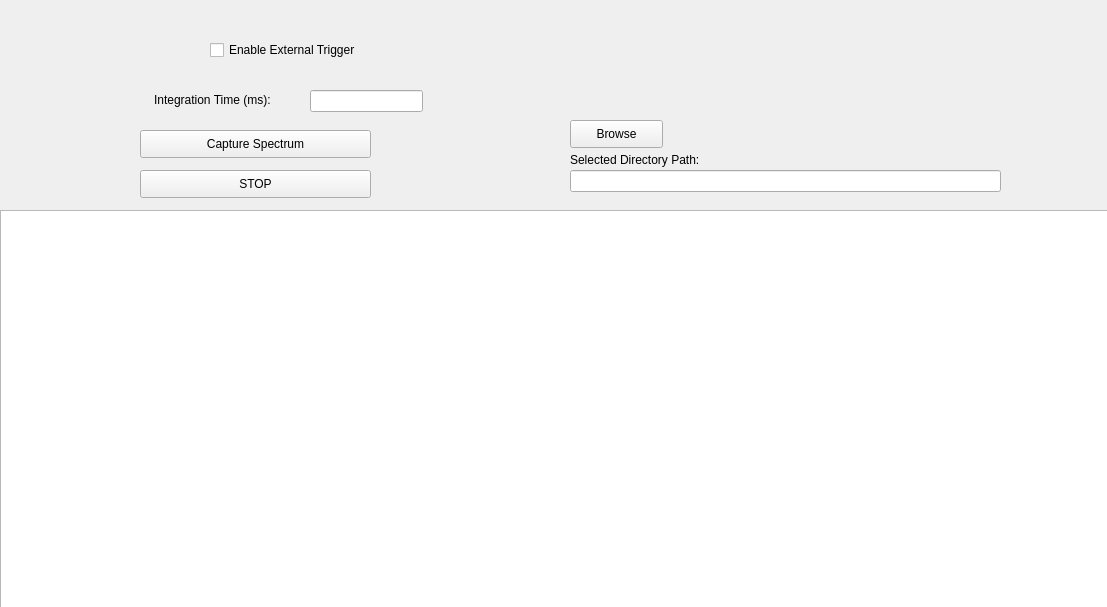
<?xml version="1.0" encoding="UTF-8"?>
<ui version="4.0">
 <class>Form</class>
 <widget class="QWidget" name="Form">
  <property name="geometry">
   <rect>
    <x>0</x>
    <y>0</y>
    <width>1107</width>
    <height>607</height>
   </rect>
  </property>
  <property name="windowTitle">
   <string>Form</string>
  </property>
  <widget class="QLabel" name="int_time_label">
   <property name="geometry">
    <rect>
     <x>154</x>
     <y>90</y>
     <width>131</width>
     <height>20</height>
    </rect>
   </property>
   <property name="text">
    <string>Integration Time (ms):</string>
   </property>
  </widget>
  <widget class="QLineEdit" name="intTimeInput">
   <property name="geometry">
    <rect>
     <x>310</x>
     <y>90</y>
     <width>113</width>
     <height>22</height>
    </rect>
   </property>
  </widget>
  <widget class="QPushButton" name="startButton">
   <property name="geometry">
    <rect>
     <x>140</x>
     <y>130</y>
     <width>231</width>
     <height>28</height>
    </rect>
   </property>
   <property name="text">
    <string>Capture Spectrum</string>
   </property>
  </widget>
  <widget class="QPushButton" name="stopButton">
   <property name="geometry">
    <rect>
     <x>140</x>
     <y>170</y>
     <width>231</width>
     <height>28</height>
    </rect>
   </property>
   <property name="text">
    <string>STOP</string>
   </property>
  </widget>
  <widget class="QGraphicsView" name="plot_graph">
   <property name="geometry">
    <rect>
     <x>0</x>
     <y>210</y>
     <width>1111</width>
     <height>401</height>
    </rect>
   </property>
  </widget>
  <widget class="QCheckBox" name="extTriggerCheckBox">
   <property name="geometry">
    <rect>
     <x>210</x>
     <y>40</y>
     <width>171</width>
     <height>20</height>
    </rect>
   </property>
   <property name="text">
    <string>Enable External Trigger</string>
   </property>
  </widget>
  <widget class="QLineEdit" name="SaveData_dir">
   <property name="geometry">
    <rect>
     <x>570</x>
     <y>170</y>
     <width>431</width>
     <height>22</height>
    </rect>
   </property>
   <property name="readOnly">
    <bool>true</bool>
   </property>
  </widget>
  <widget class="QPushButton" name="browseButton">
   <property name="geometry">
    <rect>
     <x>570</x>
     <y>120</y>
     <width>93</width>
     <height>28</height>
    </rect>
   </property>
   <property name="text">
    <string>Browse</string>
   </property>
  </widget>
  <widget class="QLabel" name="int_time_label_2">
   <property name="geometry">
    <rect>
     <x>570</x>
     <y>150</y>
     <width>141</width>
     <height>20</height>
    </rect>
   </property>
   <property name="text">
    <string>Selected Directory Path:</string>
   </property>
  </widget>
 </widget>
 <resources/>
 <connections/>
</ui>
